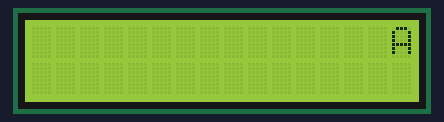
The sketch below on a simulated Arduino Uno, built with avr-gcc and run on an emulated ATmega328P. Parts: 16×2 character LCD.

Above: at 0.6 s.
At 7.1 s:
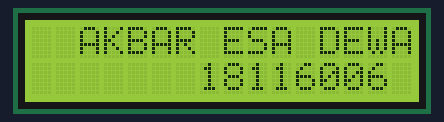
At 14.6 s:
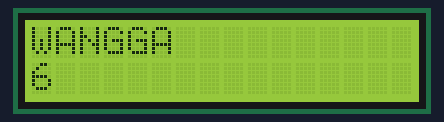
At 22.1 s:
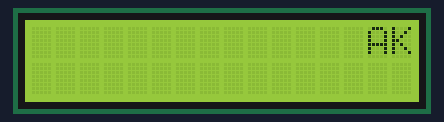
At 29.6 s:
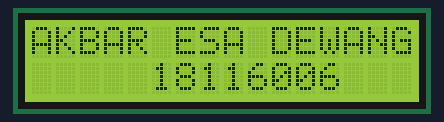
At 37.1 s:
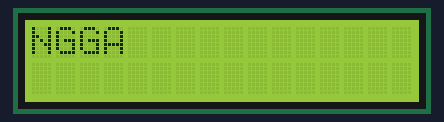

The sketch:

ltka-tinkercad.ino
```cpp
#include <LiquidCrystal.h>

//lcd rs pin to digital pin 12
//lcd enable pin to digital pin 11
//lcd d4 pin to digital pin 5
//lcd d5 pin to digital pin 4
//lcd d6 pin to digital pin 3
//lcd d7 pin to digital pin 2

LiquidCrystal lcd(12, 11, 5, 4, 3, 2);

void setup()
{
  lcd.begin(16, 2);
}

void loop()
{
  int i;

  lcd.setCursor(16, 0);
  lcd.print("AKBAR ESA DEWANGGA");
  lcd.setCursor(16, 1);
  lcd.print("     18116006");
  delay(500);
  for (i = 0; i < 14; i ++)
  {
    lcd.scrollDisplayLeft();
    delay(500);
  }
}
```

Measured:
- what the display in image 0 shows lasts 0.5 s, from 0.6 s to 1.1 s
- what the display in image 1 shows lasts 1.0 s, from 7.1 s to 8.1 s
